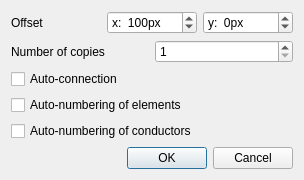
<?xml version="1.0" encoding="UTF-8"?>
<ui version="4.0">
 <class>MultiPasteDialog</class>
 <widget class="QDialog" name="MultiPasteDialog">
  <property name="geometry">
   <rect>
    <x>0</x>
    <y>0</y>
    <width>304</width>
    <height>162</height>
   </rect>
  </property>
  <property name="windowTitle">
   <string>Multiple paste</string>
  </property>
  <layout class="QVBoxLayout" name="verticalLayout">
   <item>
    <layout class="QHBoxLayout" name="horizontalLayout">
     <item>
      <widget class="QLabel" name="label">
       <property name="text">
        <string>Offset</string>
       </property>
      </widget>
     </item>
     <item>
      <widget class="QSpinBox" name="m_x_sb">
       <property name="suffix">
        <string>px</string>
       </property>
       <property name="prefix">
        <string>x:  </string>
       </property>
       <property name="minimum">
        <number>-1000</number>
       </property>
       <property name="maximum">
        <number>1000</number>
       </property>
       <property name="singleStep">
        <number>10</number>
       </property>
       <property name="value">
        <number>100</number>
       </property>
      </widget>
     </item>
     <item>
      <widget class="QSpinBox" name="m_y_sb">
       <property name="suffix">
        <string>px</string>
       </property>
       <property name="prefix">
        <string>y:  </string>
       </property>
       <property name="minimum">
        <number>-1000</number>
       </property>
       <property name="maximum">
        <number>1000</number>
       </property>
       <property name="singleStep">
        <number>10</number>
       </property>
       <property name="value">
        <number>0</number>
       </property>
      </widget>
     </item>
    </layout>
   </item>
   <item>
    <layout class="QHBoxLayout" name="horizontalLayout_2">
     <item>
      <widget class="QLabel" name="label_2">
       <property name="text">
        <string>Number of copies</string>
       </property>
      </widget>
     </item>
     <item>
      <widget class="QSpinBox" name="m_copy_count">
       <property name="minimum">
        <number>1</number>
       </property>
      </widget>
     </item>
    </layout>
   </item>
   <item>
    <widget class="QCheckBox" name="m_auto_connection_cb">
     <property name="text">
      <string>Auto-connection</string>
     </property>
    </widget>
   </item>
   <item>
    <widget class="QCheckBox" name="m_auto_num_cb">
     <property name="text">
      <string>Auto-numbering of elements</string>
     </property>
    </widget>
   </item>
   <item>
    <widget class="QCheckBox" name="m_auto_num_cond_cb">
     <property name="text">
      <string>Auto-numbering of conductors</string>
     </property>
    </widget>
   </item>
   <item>
    <spacer name="verticalSpacer">
     <property name="orientation">
      <enum>Qt::Vertical</enum>
     </property>
     <property name="sizeHint" stdset="0">
      <size>
       <width>20</width>
       <height>40</height>
      </size>
     </property>
    </spacer>
   </item>
   <item>
    <widget class="QDialogButtonBox" name="m_button_box">
     <property name="orientation">
      <enum>Qt::Horizontal</enum>
     </property>
     <property name="standardButtons">
      <set>QDialogButtonBox::Cancel|QDialogButtonBox::Ok</set>
     </property>
    </widget>
   </item>
  </layout>
 </widget>
 <resources/>
 <connections>
  <connection>
   <sender>m_button_box</sender>
   <signal>accepted()</signal>
   <receiver>MultiPasteDialog</receiver>
   <slot>accept()</slot>
   <hints>
    <hint type="sourcelabel">
     <x>248</x>
     <y>254</y>
    </hint>
    <hint type="destinationlabel">
     <x>157</x>
     <y>274</y>
    </hint>
   </hints>
  </connection>
  <connection>
   <sender>m_button_box</sender>
   <signal>rejected()</signal>
   <receiver>MultiPasteDialog</receiver>
   <slot>reject()</slot>
   <hints>
    <hint type="sourcelabel">
     <x>316</x>
     <y>260</y>
    </hint>
    <hint type="destinationlabel">
     <x>286</x>
     <y>274</y>
    </hint>
   </hints>
  </connection>
 </connections>
</ui>
